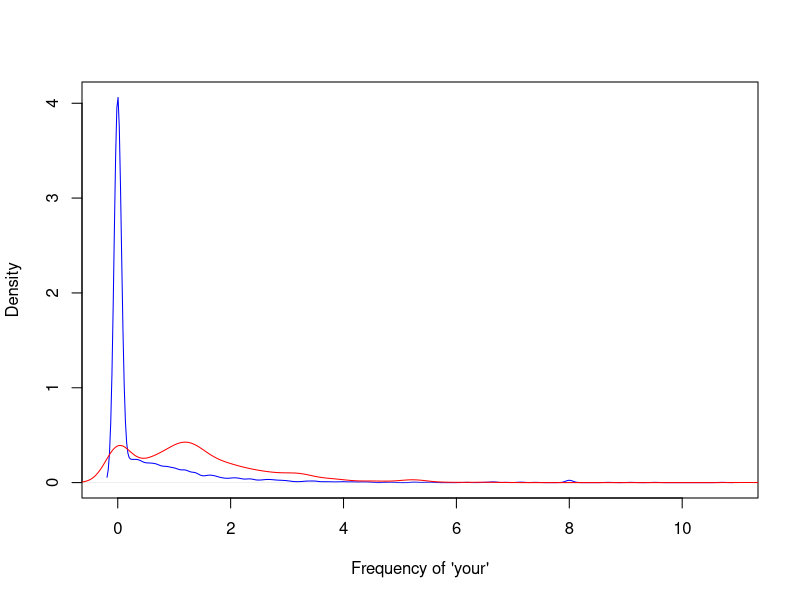

Write the R code that produced this figure. (Note: this script raises an error after producing the figure.)
library(kernlab)
library(dplyr)
library(ggplot2)
library(tidyr)
data(spam)
head(spam)

#plotting spam and nonspam and the frequency of your
plot(density(spam$your[spam$type=="nonspam"]),
    col="blue", main="", xlab="Frequency of 'your'")
lines(density(spam$your[spam$type=="spam"]), col="red")

spam %>% filter(type=="nonspam")
dens <- as.tibble(density)

ggplot(spam, aes(your, color=type)) +
  geom_density() +
  scale_x_continuous("Frequency of 'your'",
                     limits = c(-1, 11)) 

#algorithm - cut off a constant value for your

ggplot(spam, aes(your, color=type)) +
  geom_density() +
  scale_x_continuous("Frequency of 'your'",
                     limits = c(-1, 11)) +
  geom_vline(xintercept = 0.5)

prediction <- ifelse(spam$your > 0.5, "spam", "notspam")
table(prediction, spam$type) / length(spam$type)

# accuracy is .45 + .29 = .75 (right 75% of time)
